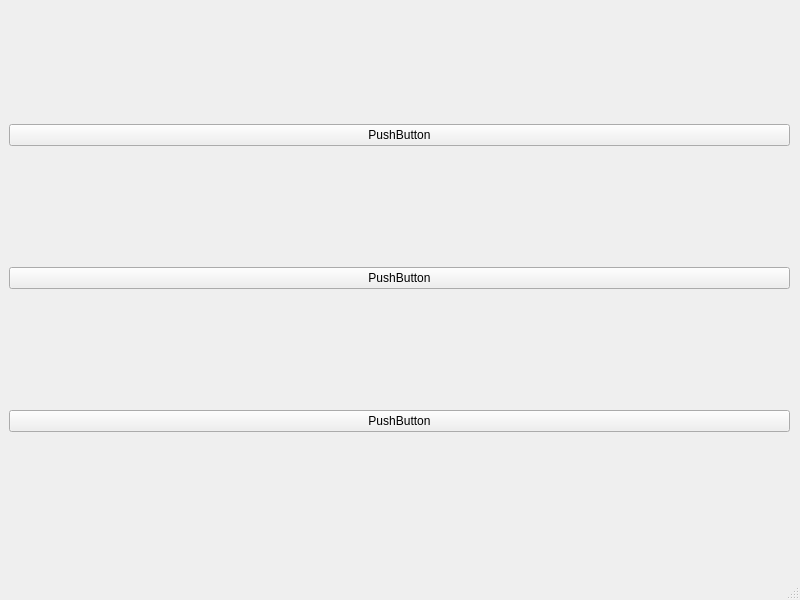
<?xml version="1.0" encoding="UTF-8"?>
<ui version="4.0">
 <class>MainWindow</class>
 <widget class="QMainWindow" name="MainWindow">
  <property name="geometry">
   <rect>
    <x>0</x>
    <y>0</y>
    <width>800</width>
    <height>600</height>
   </rect>
  </property>
  <property name="windowTitle">
   <string>MainWindow</string>
  </property>
  <widget class="QWidget" name="centralwidget">
   <layout class="QVBoxLayout" name="verticalLayout_2">
    <item>
     <widget class="QWidget" name="widget" native="true">
      <widget class="QWidget" name="verticalLayoutWidget">
       <property name="geometry">
        <rect>
         <x>0</x>
         <y>0</y>
         <width>781</width>
         <height>541</height>
        </rect>
       </property>
       <layout class="QVBoxLayout" name="verticalLayout_3">
        <item>
         <widget class="QPushButton" name="pushButton">
          <property name="text">
           <string>PushButton</string>
          </property>
         </widget>
        </item>
        <item>
         <widget class="QPushButton" name="pushButton_2">
          <property name="text">
           <string>PushButton</string>
          </property>
         </widget>
        </item>
        <item>
         <widget class="QPushButton" name="pushButton_3">
          <property name="text">
           <string>PushButton</string>
          </property>
         </widget>
        </item>
       </layout>
      </widget>
     </widget>
    </item>
   </layout>
  </widget>
  <widget class="QMenuBar" name="menubar">
   <property name="geometry">
    <rect>
     <x>0</x>
     <y>0</y>
     <width>800</width>
     <height>21</height>
    </rect>
   </property>
  </widget>
  <widget class="QStatusBar" name="statusbar"/>
 </widget>
 <resources/>
 <connections/>
</ui>
